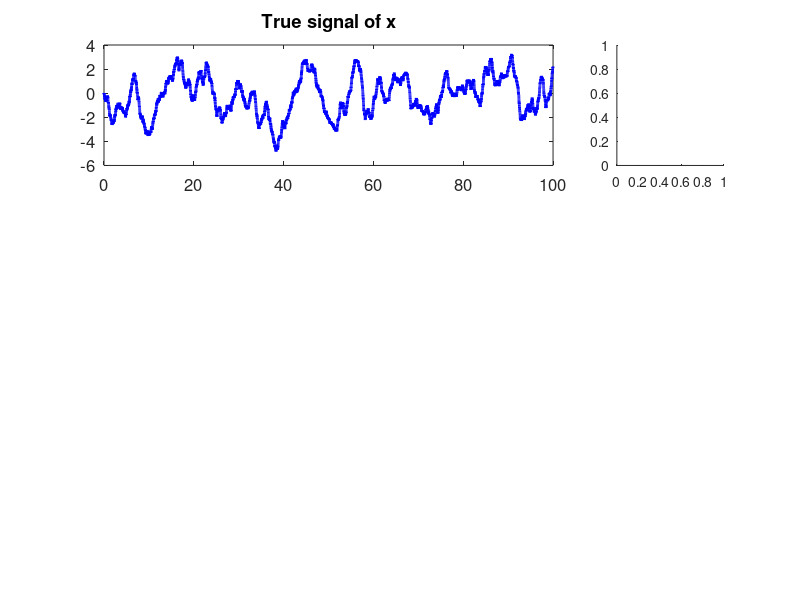

This figure's MATLAB source: (Note: this script raises an error after producing the figure.)
% Comparing two DA method using the CGNS as a test model
% Smoother is used for both tests
% The test model is:
% dx = (-x + 2y) dt + sigma_x d Wx
% dy = (-2y + z) dt + sigma_y d Wy
% dz = (y - 2z) dt + sigma_z d Wz
% where x is the observed variable
% The goal is to compare the DA result in recovering z
% The linear system is chosen so everything can be explicitly computed
% Method I: Direct DA, computing p(y(t),z(t)|x([0,T]))
% Method II: Two-step DA, (a) computing p(y(t)|x([0,t])). Here we can still
% start with computing p(y(t),z(t)|x([0,T])) and taking the marignal
% distribution. (b) sampling % multiple trajectory of y, 
% computing p(z(t)|y[0,T]) for each trajectory
% and then computing the Gaussian mixture distribution

%%%%%%%%%%%%%%%%%%%%%%%%%%%%%%%%%%%%%%%%%%%%%%%%%%%%%%%%%%%%%%%%%%%%%%%%%%
%%%%%%%%%%%%%%%%%%%%%%% Generating the true signal %%%%%%%%%%%%%%%%%%%%%%%
%%%%%%%%%%%%%%%%%%%%%%%%%%%%%%%%%%%%%%%%%%%%%%%%%%%%%%%%%%%%%%%%%%%%%%%%%%

% coefficient matrix in the linear equation
C1 = [-1,4,0;
    0,-2,1;
    0,1,-2];
C2 = [-1,4,0;
    0,-2,4;
    0,-4,-2];
C3 = [-1,4,0;
    0,-2,-1;
    0,1,-2];
C = C1;
% noise coefficients
sigma_x = .5;
sigma_y = 1;
sigma_z = 1;
% Generate the true signal
rng(1);
N = 20000; % total nubmer of time steps
dt = 0.005; % time step
x = zeros(1,N);
y = zeros(1,N);
z = zeros(1,N);
lag = 3000; % lag for computing the ACF
% numerical integration: Eulerian-Maruyama method
for i = 2:N
    x(i) = x(i-1) + ( C(1,1) * x(i-1) + C(1,2) * y(i-1) + C(1,3) * z(i-1) ) * dt + sigma_x * sqrt(dt) * randn;
    y(i) = y(i-1) + ( C(2,1) * x(i-1) + C(2,2) * y(i-1) + C(2,3) * z(i-1) ) * dt + sigma_y * sqrt(dt) * randn;
    z(i) = z(i-1) + ( C(3,1) * x(i-1) + C(3,2) * y(i-1) + C(3,3) * z(i-1) ) * dt + sigma_z * sqrt(dt) * randn;
end
disp('Correlation between y and z')
corcf = corrcoef(y,z);
disp(corcf(1,2))
% Showing the true signal and the ACF for each variable
figure
for i = 1:3
    subplot(3,4,[1:3]+(i-1)*4)
    if i == 1
        variable = x;
    elseif i == 2
        variable = y;
    else
        variable = z;
    end    
    plot(dt:dt:N*dt, variable,'b','linewidth',2);
    box on
    set(gca,'fontsize',12)
    if i == 1
        variable = x;
        title('True signal of x')
    elseif i == 2
        variable = y;
        title('True signal of y')
    else
        variable = z;
        title('True signal of z')
        xlabel('t')
    end    
    subplot(3,4,4+(i-1)*4)
    ACF = autocorr(variable, lag);
    plot(0:dt:lag*dt,ACF,'b','linewidth',2)
    box on
    set(gca,'fontsize',12)
    if i == 1
        variable = x;
        title('ACF of x')
    elseif i == 2
        variable = y;
        title('ACF of y')
    else
        variable = z;
        title('ACF of z')
        xlabel('t')
    end    
end

%%%%%%%%%%%%%%%%%%%%%%%%%%%%%%%%%%%%%%%%%%%%%%%%%%%%%%%%%%%%%%%%%%%%%%%%%%
%%%%%%%%%%%%%%%%%%%%%%%%%%%%%%%%% Method I %%%%%%%%%%%%%%%%%%%%%%%%%%%%%%%
%%%%%%%%%%%%%%%%%%%%%%%%%%%%%%%%%%%%%%%%%%%%%%%%%%%%%%%%%%%%%%%%%%%%%%%%%%

InvBoB = 1/sigma_x^2;
b1 = [sigma_y,0;0,sigma_z];
mu0 = [0;0]; % initial value of posterior mean
n = 2;
R0 = eye(n,n); % initial value of posterior covariance
u_post_mean = zeros(n,N); % posterior mean
u_post_mean(:,1) = mu0;
u_post_cov = zeros(n,n,N); % posterior covariance
u_post_cov(:,:,1) = R0; % only save the diagonal elements
for i = 2:N
    x0 = x(i-1); 
    x1 = x(i); 
    a0 = [C(2,1) * x0;
        C(3,1) * x0];
    a1 = [C(2,2), C(2,3);
        C(3,2), C(3,3)];
    % matrix for filtering
    A0 = C(1,1) * x0;
    A1 = [C(1,2), C(1,3)];
    % update the posterior mean and posterior covariance
    mu = mu0 + (a0 + a1 * mu0) * dt + (R0 * A1') * InvBoB * (x1-x0 - A1 * mu0 * dt);
    R = R0 + (a1 * R0 + R0* a1' + b1*b1' - (R0*A1') * InvBoB * (R0*A1')')*dt;
    u_post_mean(:,i) = mu;
    u_post_cov(:,:,i) = R;
    mu0 = mu;
    R0 = R;  
end

% only filtering
s_n = 100;
Y_Sampling_Save = zeros(n,N,s_n);
for i = 1:N
    Y_Sampling_Save(:, i, :) = mvnrnd(u_post_mean(:, i)', u_post_cov(:, :, i), s_n)';
    % Y_Sampling_Save(:, i, :) = repmat(u_post_mean(:, i), [1, s_n]);
end
y_sampled = squeeze(Y_Sampling_Save(1,:,:));

u_post_mean_one_step = u_post_mean;
u_post_cov_one_step = u_post_cov;

% gamma_mean_trace = u_post_mean;
% gamma_cov_trace = u_post_cov;
% 
% mu_s = zeros(n,N); % Save the posterior mean in smoothing
% R_s = zeros(n,n,N); % Save the posterior covariance in smoothing
% 
% % Smoothing is backward
% % Intial values for smoothing (at the last time instant)
% mu_s(:,end) = mu; % save the initial value of the smoother mean 
% R_s(:,:,end) = R; % save the initial value of the smoother covariance
% Y_Sampling = zeros(n,N); % Save for the backward sampled trajectory
% % rd_Y = randn(n,N); % pre-generated random numbers
% s_n = 1000;
% Y_Sampling_Save = zeros(n,N,s_n);
% Y_Sampling_Save(:,end,:) = mvnrnd(mu, R, s_n).T;
% 
% for i = N-1:-1:1
%     % Matrices and vectors in the conditional Gaussian smoothing and
%     % backward sampling
% 
%     gamma_cov = gamma_cov_trace(:,:,i); % filter covariance is needed as the input of smoothing formula 
%     C_temp = gamma_cov * (eye(n) + a1 * dt)' * (b1 * b1' * dt + (eye(n) + a1 * dt) * gamma_cov * (eye(n) + a1 * dt)')^(-1);
%     mu_s(:,i) = gamma_mean_trace(:,i) + C_temp * (mu_s(:,i+1) - a0 * dt - ( eye(n) + a1 * dt) * gamma_mean_trace(:,i)); % update the smoother mean
%     R_s_temp = R_s(:,:,i+1);
%     R_s_temp = gamma_cov + C_temp * (R_s_temp - (eye(n) + a1 * dt) * gamma_cov * (eye(n) + a1 * dt)' - b1 * b1' * dt) * C_temp';   
%     R_s(:,:,i) = R_s_temp; % update the smoother covariance (this line and the above two lines)
%     for j = 1:s_n
%         Y_Sampling_Save(:,i,j) = Y_Sampling_Save(:,i+1,j) + (-a0 - a1 * Y_Sampling_Save(:,i+1,j)) * dt + b1 * b1' * inv(gamma_cov) * (gamma_mean_trace(:,i) ... 
%         - Y_Sampling_Save(:,i+1,j)) * dt + b1 * randn(n,1) * sqrt(dt); % Backward sampling; the sampled trajectory has random noise
%     end
% 
% end
% y_sampled = squeeze(Y_Sampling_Save(1,:,:));
% 
% u_post_mean = mu_s;
% u_post_cov = R_s;
% u_post_mean_one_step = mu_s;
% u_post_cov_one_step = R_s;

% figure
% for i = 1:2
%     subplot(4,1,i)
%     if i == 1
%         variable = y;
%     elseif i == 2
%         variable = z;
%     end    
%     hold on
%     plot(dt:dt:N*dt, variable,'b','linewidth',2);
%     plot(dt:dt:N*dt, gamma_mean_trace(i,:),'r','linewidth',2);
%     post_upper = gamma_mean_trace(i,:) + 2 * transpose(sqrt(squeeze(gamma_cov_trace(i,i,:))));
%     post_lower = gamma_mean_trace(i,:) - 2 * transpose(sqrt(squeeze(gamma_cov_trace(i,i,:))));
%     tt = dt:dt:N*dt;
%     patch([tt,tt(end:-1:1)],[post_lower,post_upper(end:-1:1)],'r','facealpha',0.2,'linestyle','none');
%     box on
%     set(gca,'fontsize',12)
% end
% for i = 1:2
%     subplot(4,1,i+2)
%     if i == 1
%         variable = y;
%     elseif i == 2
%         variable = z;
%     end    
%     hold on
%     plot(dt:dt:N*dt, variable,'b','linewidth',2);
%     plot(dt:dt:N*dt, u_post_mean(i,:),'r','linewidth',2);
%     post_upper = u_post_mean(i,:) + 2 * transpose(sqrt(squeeze(u_post_cov(i,i,:))));
%     post_lower = u_post_mean(i,:) - 2 * transpose(sqrt(squeeze(u_post_cov(i,i,:))));
%     tt = dt:dt:N*dt;
%     patch([tt,tt(end:-1:1)],[post_lower,post_upper(end:-1:1)],'r','facealpha',0.2,'linestyle','none');
%     box on
%     set(gca,'fontsize',12)
% end

%%%%%%%%%%%%%%%%%%%%%%%%%%%%%%%%%%%%%%%%%%%%%%%%%%%%%%%%%%%%%%%%%%%%%%%%%%
%%%%%%%%%%%%%%%%%%%%%%%%%%%%%%%% Method II %%%%%%%%%%%%%%%%%%%%%%%%%%%%%%%
%%%%%%%%%%%%%%%%%%%%%%%%%%%%%%%%%%%%%%%%%%%%%%%%%%%%%%%%%%%%%%%%%%%%%%%%%%

% Here the sampled trajectories are from the data assimilation results in
% Method I. So, there is no model error in getting these time series. In
% practice, a different model would be used in the DA of part of the system
% and therefore model error may exist. 

u_post_mean_all = zeros(s_n,N);
u_post_cov_all = zeros(s_n,N);
for k = 1:s_n
    InvBoB = 1/sigma_y^2;
    b1 = sigma_z;
    mu0 = 0; % initial value of posterior mean
    R0 = 1; % initial value of posterior covariance
    u_post_mean = zeros(1,N); % posterior mean
    u_post_mean(1) = mu0;
    u_post_cov = zeros(1,N); % posterior covariance
    u_post_cov(1) = R0; % only save the diagonal elements
    for i = 2:N
        y0 = y_sampled(i-1,k); 
        y1 = y_sampled(i,k); 
        a0 = C(3,2) * y0;
        a1 = C(3,3);
        % matrix for filtering
        A0 = C(2,2) * y0;
        A1 = C(2,3);
        % update the posterior mean and posterior covariance
        mu = mu0 + (a0 + a1 * mu0) * dt + (R0 * A1') * InvBoB * (y1-y0 - A1 * mu0 * dt);
        R = R0 + (a1 * R0 + R0* a1' + b1*b1' - (R0*A1') * InvBoB * (R0*A1')')*dt;
        u_post_mean(i) = mu;
        u_post_cov(i) = R;
        mu0 = mu;
        R0 = R;  
    end
    % gamma_mean_trace = u_post_mean;
    % gamma_cov_trace = u_post_cov;
    % 
    u_post_mean_all(k,:) = u_post_mean;
    u_post_cov_all(k,:) = u_post_cov;

    % mu_s = zeros(1,N); % Save the posterior mean in smoothing
    % R_s = zeros(1,N); % Save the posterior covariance in smoothing
    % 
    % % Smoothing is backward
    % % Intial values for smoothing (at the last time instant)
    % mu_s(end) = mu; % save the initial value of the smoother mean 
    % R_s(end) = R; % save the initial value of the smoother covariance
    % n = 1;
    % for i = N-1:-1:1
    %     % Matrices and vectors in the conditional Gaussian smoothing and
    %     % backward sampling
    % 
    %     gamma_cov = gamma_cov_trace(i); % filter covariance is needed as the input of smoothing formula 
    %     C_temp = gamma_cov * (eye(n) + a1 * dt)' * (b1 * b1' * dt + (eye(n) + a1 * dt) * gamma_cov * (eye(n) + a1 * dt)')^(-1);
    %     mu_s(i) = gamma_mean_trace(i) + C_temp * (mu_s(i+1) - a0 * dt - ( eye(n) + a1 * dt) * gamma_mean_trace(i)); % update the smoother mean
    %     R_s_temp = R_s(i+1);
    %     R_s_temp = gamma_cov + C_temp * (R_s_temp - (eye(n) + a1 * dt) * gamma_cov * (eye(n) + a1 * dt)' - b1 * b1' * dt) * C_temp';   
    %     R_s(i) = R_s_temp; % update the smoother covariance (this line and the above two lines)  
    % end
    % u_post_mean_all(k,:) = mu_s;
    % u_post_cov_all(k,:) = R_s;
end
z_mean = mean(u_post_mean_all);
z_var = mean(u_post_cov_all) + var(u_post_mean_all);
figure
variable = z;
hold on
h1 = plot(dt:dt:N*dt, variable,'b','linewidth',2);
tt = dt:dt:N*dt;
h2 = plot(dt:dt:N*dt, u_post_mean_one_step(2,:),'r','linewidth',2);
post_upper_one_step = u_post_mean_one_step(2,:) + 2 * transpose(sqrt(squeeze(u_post_cov_one_step(2,2,:))));
post_lower_one_step = u_post_mean_one_step(2,:) - 2 * transpose(sqrt(squeeze(u_post_cov_one_step(2,2,:))));
patch([tt,tt(end:-1:1)],[post_lower_one_step,post_upper_one_step(end:-1:1)],'r','facealpha',0.2,'linestyle','none');
h3 = plot(dt:dt:N*dt, z_mean,'g','linewidth',2);
post_upper = z_mean + 2 * sqrt(z_var);
post_lower = z_mean - 2 * sqrt(z_var);
patch([tt,tt(end:-1:1)],[post_lower,post_upper(end:-1:1)],'g','facealpha',0.2,'linestyle','none');
box on
set(gca,'fontsize',12)
legend([h1,h2,h3],'Truth','Method I','Method II')


RMSE_I = sqrt(sum((z - u_post_mean_one_step(2,:)).^2)/N);
RMSE_II = sqrt(sum((z - z_mean).^2)/N);
disp('RMSEs of Method I and Method II')
disp([RMSE_I, RMSE_II])

% plot mixture of Gaussian pdf
iN = 15600;
% Define the range of x values over which to plot the PDF
x_values = linspace(min(u_post_mean_all(:, iN)) - 3*max(sqrt(u_post_cov_all(:, iN))), ...
                    max(u_post_mean_all(:, iN)) + 3*max(sqrt(u_post_cov_all(:, iN))), 1000);

% Initialize the PDF values to zero
pdf_values = zeros(size(x_values));
weights = ones(1, s_n) / s_n;
% Calculate the PDF of the mixture
for i = 1:s_n
    % Mean and standard deviation of the i-th Gaussian component
    mu_i = u_post_mean_all(i, iN);
    sigma_i = sqrt(u_post_cov_all(i, iN));

    % Update the PDF values by adding the PDF of the i-th Gaussian component
    pdf_values = pdf_values + weights(i) * normpdf(x_values, mu_i, sigma_i);
end

fitted_pdf = normpdf(x_values, z_mean(iN), sqrt(z_var(iN)));
fitted_pdf_I = normpdf(x_values, u_post_mean_one_step(2, iN), sqrt(u_post_cov_one_step(2, 2, iN)));

% Plot the PDF of the mixture
figure;
plot(x_values, pdf_values, 'LineWidth', 2, 'DisplayName', 'Mixture of Gaussians');
hold on;
plot(x_values, fitted_pdf, 'r--', 'LineWidth', 2, 'DisplayName', 'Fitted Gaussian');
hold on;
plot(x_values, fitted_pdf_I, 'g:', 'LineWidth', 2, 'DisplayName', 'Method I');
xlabel('x');
ylabel('Probability Density');
legend('show');
title(sprintf('PDF at t=%.1f', iN*dt));
grid on;

% %%%%%%%%%%%%%%%%%%%%%%%%%%%%%%%%%%%%%%%%%%%%%%%%%%%%%%%%%%%%%%%%%%%%%%%%%%
% %%%%%%%%%%%%%%%%%%%%%%%%%%%%%%%% Method III %%%%%%%%%%%%%%%%%%%%%%%%%%%%%%
% %%%%%%%%%%%%%%%%%%%%%%%%%%%%%%%%%%%%%%%%%%%%%%%%%%%%%%%%%%%%%%%%%%%%%%%%%%
% 
% % Here the sampled trajectories are from the data assimilation results in
% % Method I. So, there is no model error in getting these time series. In
% % practice, a different model would be used in the DA of part of the system
% % and therefore model error may exist. 
% % A different method p(z|x) = p(y|x)p(z|y,x)
% % Here p(z|y,x) is different from Method II, which was p(z|y)
% 
% u_post_mean_all = zeros(s_n,N);
% u_post_cov_all = zeros(s_n,N);
% for k = 1:s_n
%     InvBoB = [1/sigma_x^2,0;0,1/sigma_y^2];
%     b1 = sigma_z;
%     mu0 = 0; % initial value of posterior mean
%     R0 = 1; % initial value of posterior covariance
%     u_post_mean = zeros(1,N); % posterior mean
%     u_post_mean(1) = mu0;
%     u_post_cov = zeros(1,N); % posterior covariance
%     u_post_cov(1) = R0; % only save the diagonal elements
%     for i = 2:N
%         x0 = x(i-1); 
%         x1 = x(i); 
%         y0 = y_sampled(i-1,k); 
%         y1 = y_sampled(i,k); 
%         obs_diff = [x1 - x0; y1 - y0];
%         a0 = C(3,1) * x0 + C(3,2) * y0;
%         a1 = C(3,3);
%         % matrix for filtering
%         A0 = [C(1,1) * x0 + C(1,2) * y0;
%             C(2,1) * x0 + C(2,2) * y0];
%         A1 = [C(1,3);C(2,3)];
%         % update the posterior mean and posterior covariance
%         mu = mu0 + (a0 + a1 * mu0) * dt + (R0 * A1') * InvBoB * (obs_diff - A1 * mu0 * dt);
%         R = R0 + (a1 * R0 + R0* a1' + b1*b1' - (R0*A1') * InvBoB * (R0*A1')')*dt;
%         u_post_mean(i) = mu;
%         u_post_cov(i) = R;
%         mu0 = mu;
%         R0 = R;  
%     end
%     gamma_mean_trace = u_post_mean;
%     gamma_cov_trace = u_post_cov;
% 
%     mu_s = zeros(1,N); % Save the posterior mean in smoothing
%     R_s = zeros(1,N); % Save the posterior covariance in smoothing
% 
%     % Smoothing is backward
%     % Intial values for smoothing (at the last time instant)
%     mu_s(end) = mu; % save the initial value of the smoother mean 
%     R_s(end) = R; % save the initial value of the smoother covariance
%     n = 1;
%     for i = N-1:-1:1
%         % Matrices and vectors in the conditional Gaussian smoothing and
%         % backward sampling
% 
%         gamma_cov = gamma_cov_trace(i); % filter covariance is needed as the input of smoothing formula 
%         C_temp = gamma_cov * (eye(n) + a1 * dt)' * (b1 * b1' * dt + (eye(n) + a1 * dt) * gamma_cov * (eye(n) + a1 * dt)')^(-1);
%         mu_s(i) = gamma_mean_trace(i) + C_temp * (mu_s(i+1) - a0 * dt - ( eye(n) + a1 * dt) * gamma_mean_trace(i)); % update the smoother mean
%         R_s_temp = R_s(i+1);
%         R_s_temp = gamma_cov + C_temp * (R_s_temp - (eye(n) + a1 * dt) * gamma_cov * (eye(n) + a1 * dt)' - b1 * b1' * dt) * C_temp';   
%         R_s(i) = R_s_temp; % update the smoother covariance (this line and the above two lines)  
%     end
%     u_post_mean_all(k,:) = mu_s;
%     u_post_cov_all(k,:) = R_s;
% end
% z_mean2 = mean(u_post_mean_all);
% z_var2 = mean(u_post_cov_all) + var(u_post_mean_all);
% figure
% variable = z;
% hold on
% h1 = plot(dt:dt:N*dt, variable,'b','linewidth',2);
% tt = dt:dt:N*dt;
% h2 = plot(dt:dt:N*dt, u_post_mean_one_step(2,:),'r','linewidth',2);
% post_upper_one_step = u_post_mean_one_step(2,:) + 2 * transpose(sqrt(squeeze(u_post_cov_one_step(2,2,:))));
% post_lower_one_step = u_post_mean_one_step(2,:) - 2 * transpose(sqrt(squeeze(u_post_cov_one_step(2,2,:))));
% patch([tt,tt(end:-1:1)],[post_lower_one_step,post_upper_one_step(end:-1:1)],'r','facealpha',0.2,'linestyle','none');
% h3 = plot(dt:dt:N*dt, z_mean2,'k','linewidth',2);
% post_upper = z_mean2 + 2 * sqrt(z_var2);
% post_lower = z_mean2 - 2 * sqrt(z_var2);
% patch([tt,tt(end:-1:1)],[post_lower,post_upper(end:-1:1)],'k','facealpha',0.2,'linestyle','none');
% box on
% set(gca,'fontsize',12)
% legend([h1,h2,h3],'Truth','Method I','Method III')
% 
% 
% RMSE_I = sqrt(sum((z - u_post_mean_one_step(2,:)).^2)/N);
% RMSE_II = sqrt(sum((z - z_mean2).^2)/N);
% disp('RMSEs of Method I and Method III')
% disp([RMSE_I, RMSE_II])